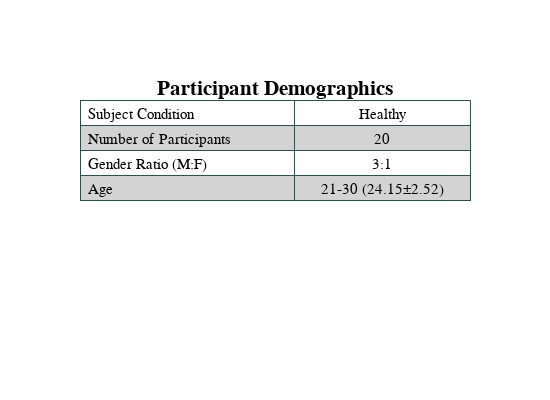

Notebook cell for this chart:
### Code cell
import plotly.graph_objects as go
rowEvenColor = 'lightgrey'
rowOddColor = 'white'
col1 = ['Subject Condition', 'Number of Participants', 'Gender Ratio (M:F)', 'Age']
col2 = ['Healthy', 20, '3:1', '21-30 (24.15±2.52)']

fig = go.Figure(data=[go.Table(
    header = dict(values = ['', ''],line_color = 'darkslategrey', height = 0),
    columnwidth = [0.55,0.45],
    cells=dict(values=[col1, col2],
    line_color='darkslategray',
    fill_color = [[rowOddColor,rowEvenColor,rowOddColor, rowEvenColor]*4],
    align = ['left', 'center'],
    height = 25,
    font = dict(color = 'black', size = 15)))
                     ])

fig.layout['template']['data']['table'][0]['header']['fill']['color']='rgba(0,0,0,0)' #remove header
#fig.for_each_trace(lambda t: t.update(header_fill_color = 'rgba(0,0,0,0)'))


fig.update_layout(showlegend = False,
    title={
        'text': "<b>Participant Demographics</b>",
        'y':0.8,
        'x':0.5,
        'xanchor': 'center',
        'yanchor': 'top'}, width = 550, height = 400,
        font=dict(
            size=15,
        )
                     )
fig.update_layout(
    font_family="Helvetica Neue",
    font_color="black",
    title_font_family="Helvetica Neue",
    title_font_color="black",
    legend_title_font_color="black"
)



fig.show()
fig.write_image('/Users/akhil/Documents/Wearable_Scratch_Intensity/final_paper/final_figures/demographics_table_study1.png')

### Figure 1 — Plotly figure (JSON) as saved in the notebook; plotly's stock layout.template omitted (floating-point values rounded to 4 significant figures)
{"data": [{"cells": {"align": ["left", "center"], "fill": {"color": [["white", "lightgrey", "white", "lightgrey", "white", "lightgrey", "white", "lightgrey", "white", "lightgrey", "white", "lightgrey", "white", "lightgrey", "white", "lightgrey"]]}, "font": {"color": "black", "size": 15}, "height": 25, "line": {"color": "darkslategray"}, "values": [["Subject Condition", "Number of Participants", "Gender Ratio (M:F)", "Age"], ["Healthy", 20, "3:1", "21-30 (24.15±2.52)"]]}, "columnwidth": [0.55, 0.45], "header": {"height": 0, "line": {"color": "darkslategrey"}, "values": ["", ""]}, "type": "table"}], "layout": {"font": {"color": "black", "family": "Helvetica Neue", "size": 15}, "height": 400, "legend": {"title": {"font": {"color": "black"}}}, "showlegend": false, "title": {"font": {"color": "black", "family": "Helvetica Neue"}, "text": "<b>Participant Demographics</b>", "x": 0.5, "xanchor": "center", "y": 0.8, "yanchor": "top"}, "width": 550}}
